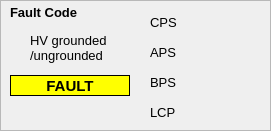
  <widget class="QFrame" name="frame_9" >
   <property name="geometry" >
    <rect>
     <x>320</x>
     <y>510</y>
     <width>271</width>
     <height>131</height>
    </rect>
   </property>
   <property name="frameShape" >
    <enum>QFrame::StyledPanel</enum>
   </property>
   <property name="frameShadow" >
    <enum>QFrame::Raised</enum>
   </property>
   <widget class="QLabel" name="lbFC_4" >
    <property name="geometry" >
     <rect>
      <x>150</x>
      <y>100</y>
      <width>40</width>
      <height>25</height>
     </rect>
    </property>
    <property name="font" >
     <font>
      <pointsize>10</pointsize>
      <weight>50</weight>
      <bold>false</bold>
     </font>
    </property>
    <property name="text" >
     <string>LCP</string>
    </property>
   </widget>
   <widget class="QLabel" name="lbFC_1" >
    <property name="geometry" >
     <rect>
      <x>150</x>
      <y>10</y>
      <width>40</width>
      <height>25</height>
     </rect>
    </property>
    <property name="font" >
     <font>
      <pointsize>10</pointsize>
      <weight>50</weight>
      <bold>false</bold>
     </font>
    </property>
    <property name="text" >
     <string>CPS</string>
    </property>
   </widget>
   <widget class="QLabel" name="lbFC_3" >
    <property name="geometry" >
     <rect>
      <x>150</x>
      <y>70</y>
      <width>40</width>
      <height>25</height>
     </rect>
    </property>
    <property name="font" >
     <font>
      <pointsize>10</pointsize>
      <weight>50</weight>
      <bold>false</bold>
     </font>
    </property>
    <property name="text" >
     <string>BPS</string>
    </property>
   </widget>
   <widget class="QLabel" name="lbFC_2" >
    <property name="geometry" >
     <rect>
      <x>150</x>
      <y>40</y>
      <width>40</width>
      <height>25</height>
     </rect>
    </property>
    <property name="font" >
     <font>
      <pointsize>10</pointsize>
      <weight>50</weight>
      <bold>false</bold>
     </font>
    </property>
    <property name="text" >
     <string>APS</string>
    </property>
   </widget>
   <widget class="CADisplayer" name="cadpFC_1" >
    <property name="geometry" >
     <rect>
      <x>185</x>
      <y>10</y>
      <width>70</width>
      <height>23</height>
     </rect>
    </property>
    <property name="font" >
     <font>
      <weight>75</weight>
      <bold>true</bold>
     </font>
    </property>
    <property name="nuformat" stdset="0" >
     <enum>CADisplayer::Integer</enum>
    </property>
    <property name="pvname" >
     <string>EC1_PCPS_STAT_FLT</string>
    </property>
    <property name="lineWidth" stdset="0" >
     <number>1</number>
    </property>
    <property name="fillcol" stdset="0" >
     <color>
      <red>0</red>
      <green>170</green>
      <blue>0</blue>
     </color>
    </property>
   </widget>
   <widget class="CADisplayer" name="cadpFC_2" >
    <property name="geometry" >
     <rect>
      <x>185</x>
      <y>40</y>
      <width>70</width>
      <height>23</height>
     </rect>
    </property>
    <property name="font" >
     <font>
      <weight>75</weight>
      <bold>true</bold>
     </font>
    </property>
    <property name="nuformat" stdset="0" >
     <enum>CADisplayer::Integer</enum>
    </property>
    <property name="pvname" >
     <string>EC1_PAPS_STAT_FLT</string>
    </property>
    <property name="lineWidth" stdset="0" >
     <number>1</number>
    </property>
    <property name="fillcol" stdset="0" >
     <color>
      <red>0</red>
      <green>170</green>
      <blue>0</blue>
     </color>
    </property>
   </widget>
   <widget class="CADisplayer" name="cadpFC_3" >
    <property name="geometry" >
     <rect>
      <x>185</x>
      <y>70</y>
      <width>70</width>
      <height>23</height>
     </rect>
    </property>
    <property name="font" >
     <font>
      <weight>75</weight>
      <bold>true</bold>
     </font>
    </property>
    <property name="nuformat" stdset="0" >
     <enum>CADisplayer::Integer</enum>
    </property>
    <property name="pvname" >
     <string>EC1_PBPS_STAT_FLT</string>
    </property>
    <property name="lineWidth" stdset="0" >
     <number>1</number>
    </property>
    <property name="fillcol" stdset="0" >
     <color>
      <red>0</red>
      <green>170</green>
      <blue>0</blue>
     </color>
    </property>
   </widget>
   <widget class="CADisplayer" name="cadpFC_4" >
    <property name="geometry" >
     <rect>
      <x>185</x>
      <y>100</y>
      <width>70</width>
      <height>23</height>
     </rect>
    </property>
    <property name="font" >
     <font>
      <weight>75</weight>
      <bold>true</bold>
     </font>
    </property>
    <property name="nuformat" stdset="0" >
     <enum>CADisplayer::Integer</enum>
    </property>
    <property name="pvname" >
     <string>EC1_PLCS_STAT_FLT</string>
    </property>
    <property name="lineWidth" stdset="0" >
     <number>1</number>
    </property>
    <property name="fillcol" stdset="0" >
     <color>
      <red>0</red>
      <green>170</green>
      <blue>0</blue>
     </color>
    </property>
   </widget>
   <widget class="QLabel" name="lbFC_0" >
    <property name="geometry" >
     <rect>
      <x>30</x>
      <y>30</y>
      <width>83</width>
      <height>36</height>
     </rect>
    </property>
    <property name="font" >
     <font>
      <pointsize>10</pointsize>
      <weight>50</weight>
      <bold>false</bold>
     </font>
    </property>
    <property name="text" >
     <string>HV grounded
/ungrounded</string>
    </property>
   </widget>
   <widget class="QLabel" name="lbAPS_8" >
    <property name="geometry" >
     <rect>
      <x>10</x>
      <y>5</y>
      <width>91</width>
      <height>22</height>
     </rect>
    </property>
    <property name="font" >
     <font>
      <pointsize>10</pointsize>
      <weight>75</weight>
      <bold>true</bold>
     </font>
    </property>
    <property name="text" >
     <string>Fault Code</string>
    </property>
    <property name="alignment" >
     <set>Qt::AlignLeading|Qt::AlignLeft|Qt::AlignTop</set>
    </property>
   </widget>
   <widget class="CALabel" name="calbHV_1" >
    <property name="geometry" >
     <rect>
      <x>10</x>
      <y>75</y>
      <width>119</width>
      <height>21</height>
     </rect>
    </property>
    <property name="palette" >
     <palette>
      <active>
       <colorrole role="Window" >
        <brush brushstyle="SolidPattern" >
         <color alpha="255" >
          <red>0</red>
          <green>170</green>
          <blue>0</blue>
         </color>
        </brush>
       </colorrole>
      </active>
      <inactive>
       <colorrole role="Window" >
        <brush brushstyle="SolidPattern" >
         <color alpha="255" >
          <red>0</red>
          <green>170</green>
          <blue>0</blue>
         </color>
        </brush>
       </colorrole>
      </inactive>
      <disabled>
       <colorrole role="Window" >
        <brush brushstyle="SolidPattern" >
         <color alpha="255" >
          <red>239</red>
          <green>239</green>
          <blue>239</blue>
         </color>
        </brush>
       </colorrole>
      </disabled>
     </palette>
    </property>
    <property name="font" >
     <font>
      <pointsize>10</pointsize>
      <weight>75</weight>
      <bold>true</bold>
     </font>
    </property>
    <property name="autoFillBackground" >
     <bool>true</bool>
    </property>
    <property name="frameShape" >
     <enum>QFrame::Box</enum>
    </property>
    <property name="text" >
     <string>HV Ungrounded</string>
    </property>
    <property name="alignment" >
     <set>Qt::AlignCenter</set>
    </property>
    <property name="pvname" >
     <string>EC1_PLCS_STAT_GROUND</string>
    </property>
    <property name="cmode" stdset="0" >
     <enum>CALabel::IfNotZero</enum>
    </property>
    <property name="fillcol" stdset="0" >
     <color>
      <red>0</red>
      <green>170</green>
      <blue>0</blue>
     </color>
    </property>
    <property name="truelabel" >
     <string>HV Grounded</string>
    </property>
    <property name="falselabel" >
     <string>HV Grounded</string>
    </property>
   </widget>
   <widget class="CALabel" name="calbHV_2" >
    <property name="geometry" >
     <rect>
      <x>10</x>
      <y>75</y>
      <width>119</width>
      <height>21</height>
     </rect>
    </property>
    <property name="palette" >
     <palette>
      <active>
       <colorrole role="Window" >
        <brush brushstyle="SolidPattern" >
         <color alpha="255" >
          <red>0</red>
          <green>170</green>
          <blue>0</blue>
         </color>
        </brush>
       </colorrole>
      </active>
      <inactive>
       <colorrole role="Window" >
        <brush brushstyle="SolidPattern" >
         <color alpha="255" >
          <red>0</red>
          <green>170</green>
          <blue>0</blue>
         </color>
        </brush>
       </colorrole>
      </inactive>
      <disabled>
       <colorrole role="Window" >
        <brush brushstyle="SolidPattern" >
         <color alpha="255" >
          <red>239</red>
          <green>239</green>
          <blue>239</blue>
         </color>
        </brush>
       </colorrole>
      </disabled>
     </palette>
    </property>
    <property name="font" >
     <font>
      <pointsize>10</pointsize>
      <weight>75</weight>
      <bold>true</bold>
     </font>
    </property>
    <property name="autoFillBackground" >
     <bool>true</bool>
    </property>
    <property name="frameShape" >
     <enum>QFrame::Box</enum>
    </property>
    <property name="text" >
     <string>HV Ungrounded</string>
    </property>
    <property name="alignment" >
     <set>Qt::AlignCenter</set>
    </property>
    <property name="pvname" >
     <string>EC1_PLCS_STAT_UNGROUND</string>
    </property>
    <property name="cmode" stdset="0" >
     <enum>CALabel::IfNotZero</enum>
    </property>
    <property name="fillcol" stdset="0" >
     <color>
      <red>0</red>
      <green>170</green>
      <blue>0</blue>
     </color>
    </property>
    <property name="truelabel" >
     <string>HV Ungrounded</string>
    </property>
    <property name="falselabel" >
     <string>HV Ungrounded</string>
    </property>
   </widget>
   <widget class="QLabel" name="lbHV_3" >
    <property name="geometry" >
     <rect>
      <x>10</x>
      <y>75</y>
      <width>120</width>
      <height>21</height>
     </rect>
    </property>
    <property name="palette" >
     <palette>
      <active>
       <colorrole role="Base" >
        <brush brushstyle="SolidPattern" >
         <color alpha="255" >
          <red>255</red>
          <green>255</green>
          <blue>255</blue>
         </color>
        </brush>
       </colorrole>
       <colorrole role="Window" >
        <brush brushstyle="SolidPattern" >
         <color alpha="255" >
          <red>255</red>
          <green>255</green>
          <blue>0</blue>
         </color>
        </brush>
       </colorrole>
      </active>
      <inactive>
       <colorrole role="Base" >
        <brush brushstyle="SolidPattern" >
         <color alpha="255" >
          <red>255</red>
          <green>255</green>
          <blue>255</blue>
         </color>
        </brush>
       </colorrole>
       <colorrole role="Window" >
        <brush brushstyle="SolidPattern" >
         <color alpha="255" >
          <red>255</red>
          <green>255</green>
          <blue>0</blue>
         </color>
        </brush>
       </colorrole>
      </inactive>
      <disabled>
       <colorrole role="Base" >
        <brush brushstyle="SolidPattern" >
         <color alpha="255" >
          <red>255</red>
          <green>255</green>
          <blue>0</blue>
         </color>
        </brush>
       </colorrole>
       <colorrole role="Window" >
        <brush brushstyle="SolidPattern" >
         <color alpha="255" >
          <red>255</red>
          <green>255</green>
          <blue>0</blue>
         </color>
        </brush>
       </colorrole>
      </disabled>
     </palette>
    </property>
    <property name="font" >
     <font>
      <pointsize>11</pointsize>
      <weight>75</weight>
      <bold>true</bold>
     </font>
    </property>
    <property name="autoFillBackground" >
     <bool>true</bool>
    </property>
    <property name="frameShape" >
     <enum>QFrame::Box</enum>
    </property>
    <property name="text" >
     <string>FAULT</string>
    </property>
    <property name="alignment" >
     <set>Qt::AlignCenter</set>
    </property>
   </widget>
  </widget>
